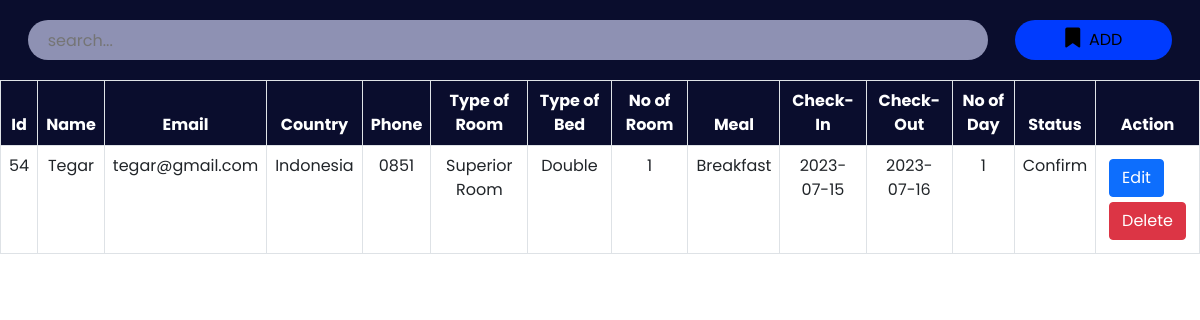
Page /admin/roombook.php on the earlier database version.
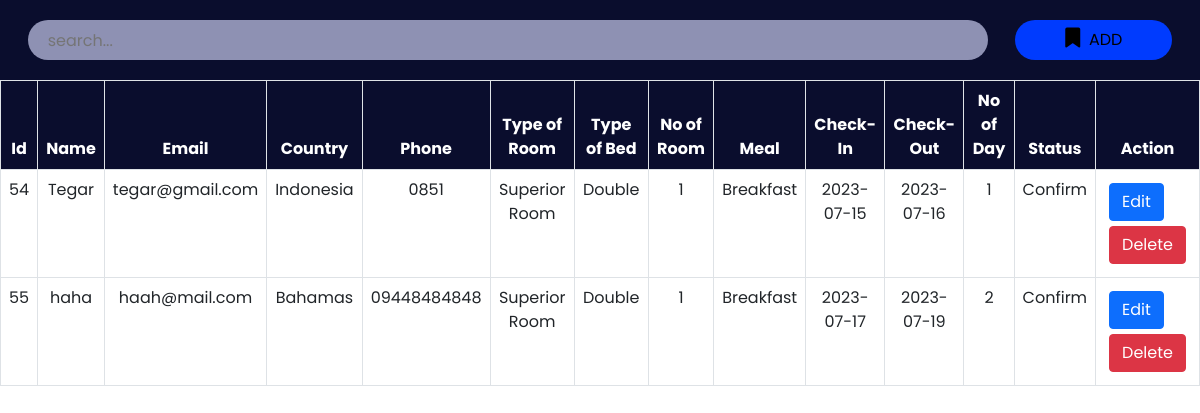
Same page on the later database version.
### tables this page shows
CREATE TABLE `roombook` (
  `id` int(10) NOT NULL,
  `Name` varchar(50) NOT NULL,
  `Email` varchar(50) NOT NULL,
  `Country` varchar(30) NOT NULL,
  `Phone` varchar(30) NOT NULL,
  `RoomType` varchar(30) NOT NULL,
  `Bed` varchar(30) NOT NULL,
  `Meal` varchar(30) NOT NULL,
  `NoofRoom` varchar(30) NOT NULL,
  `cin` date NOT NULL,
  `cout` date NOT NULL,
  `nodays` int(50) NOT NULL,
  `stat` varchar(30) NOT NULL
);

### admin/roombook.php (the view, shortened to what this page needs)
<?php
include '../config.php';
?>
<!DOCTYPE html>
<html lang="en">
<head>
    <link href="https://cdn.jsdelivr.net/npm/bootstrap@5.0.2/dist/css/bootstrap.min.css" rel="stylesheet">
    <link rel="stylesheet" href="https://cdnjs.cloudflare.com/ajax/libs/font-awesome/6.2.0/css/all.min.css" />
    <link rel="stylesheet" href="./css/roombook.css">
</head>
<body>
    <div class="searchsection">
        <input type="text" name="search_bar" id="search_bar" placeholder="search..." onkeyup="searchFun()">
        <button class="adduser" id="adduser" onclick="adduseropen()"><i class="fa-solid fa-bookmark"></i>&nbsp ADD</button>
    </div>
    <div class="roombooktable" class="table-responsive-xl">
        <?php
            $roombooktablesql = "SELECT * FROM roombook";
            $roombookresult = mysqli_query($conn, $roombooktablesql);
        ?>
        <table class="table table-bordered" id="table-data">
            <thead>
                <tr>
                    <th scope="col">Id</th>
                    <th scope="col">Name</th>
                    <th scope="col">Email</th>
                    <th scope="col">Country</th>
                    <th scope="col">Phone</th>
                    <th scope="col">Type of Room</th>
                    <th scope="col">Type of Bed</th>
                    <th scope="col">No of Room</th>
                    <th scope="col">Meal</th>
                    <th scope="col">Check-In</th>
                    <th scope="col">Check-Out</th>
                    <th scope="col">No of Day</th>
                    <th scope="col">Status</th>
                    <th scope="col" class="action">Action</th>
                </tr>
            </thead>
            <tbody>
            <?php
            while ($res = mysqli_fetch_array($roombookresult)) {
            ?>
                <tr>
                    <td><?php echo $res['id'] ?></td>
                    <td><?php echo $res['Name'] ?></td>
                    <td><?php echo $res['Email'] ?></td>
                    <td><?php echo $res['Country'] ?></td>
                    <td><?php echo $res['Phone'] ?></td>
                    <td><?php echo $res['RoomType'] ?></td>
                    <td><?php echo $res['Bed'] ?></td>
                    <td><?php echo $res['NoofRoom'] ?></td>
                    <td><?php echo $res['Meal'] ?></td>
                    <td><?php echo $res['cin'] ?></td>
                    <td><?php echo $res['cout'] ?></td>
                    <td><?php echo $res['nodays'] ?></td>
                    <td><?php echo $res['stat'] ?></td>
                    <td class="action">
                        <a href="roombookedit.php?id=<?php echo $res['id'] ?>"><button class="btn btn-primary">Edit</button></a>
                        <a href="roombookdelete.php?id=<?php echo $res['id'] ?>"><button class='btn btn-danger'>Delete</button></a>
                    </td>
                </tr>
            <?php
            }
            ?>
            </tbody>
        </table>
    </div>
</body>
</html>

Differences in the rows shown:
added roombook: id "55", Name "haha", Email "haah@mail.com", Country "Bahamas", Phone "09448484848", RoomType "Superior Room", Bed "Double", NoofRoom "1", Meal "Breakfast", cin "2023-07-17", cout "2023-07-19", nodays "2", stat "Confirm"
